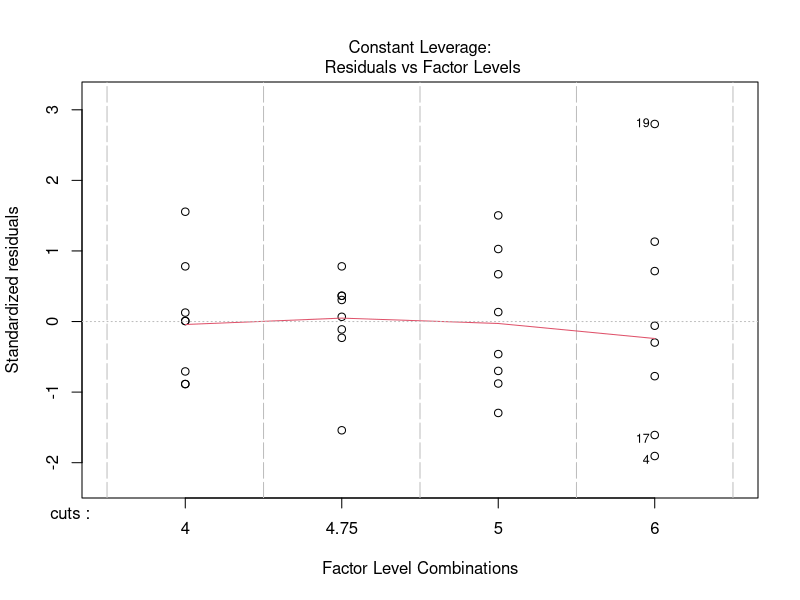
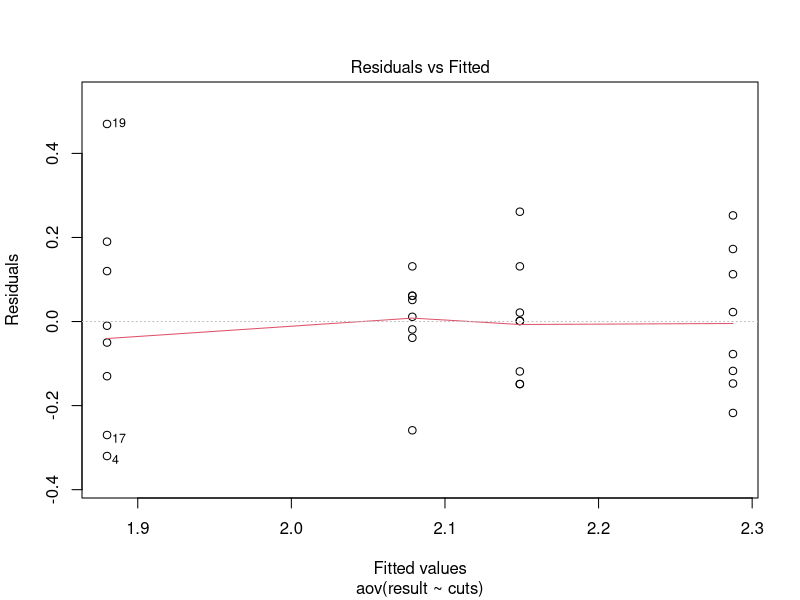
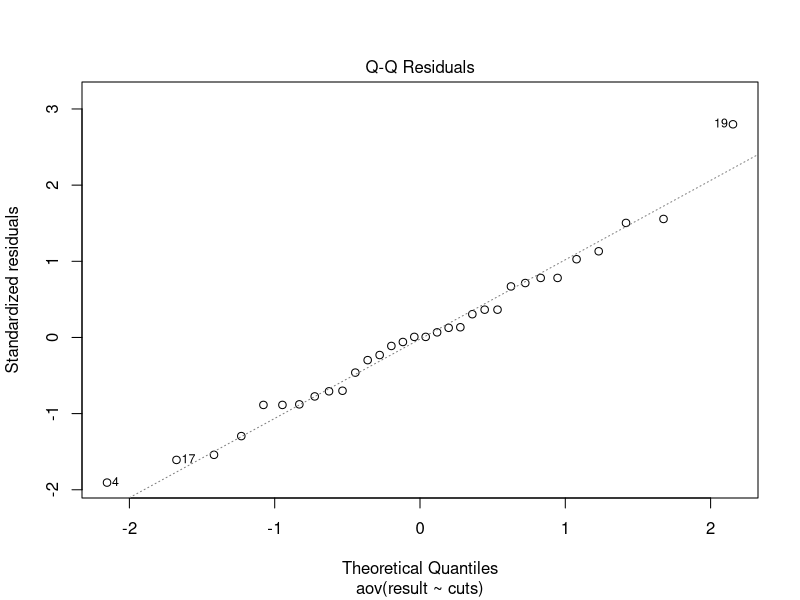
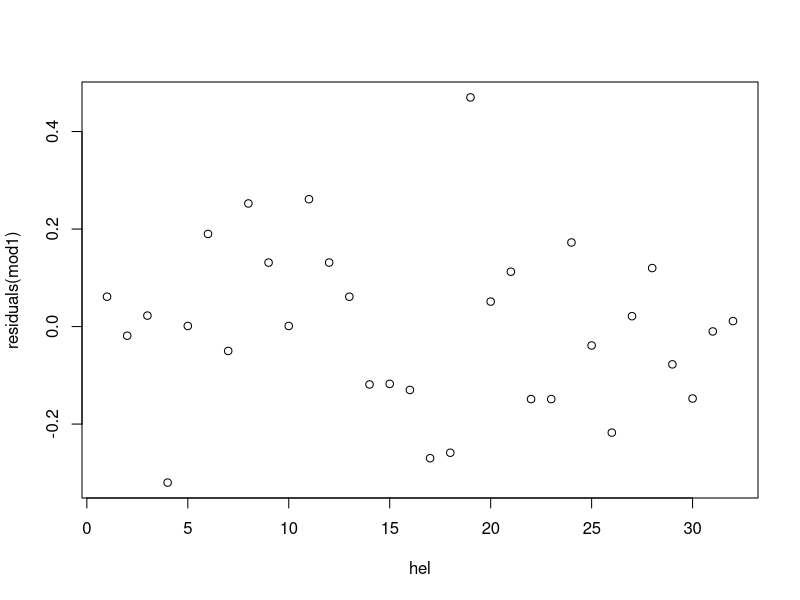

Reproduce these figures in R, in order. (Note: this script raises an error after producing the figures.)
# EXPERIMENTAL DESIGN

# OVERVIEW
# Introduction
# Explaing briefly what is experimental desi


# Experimental Design: the model is just a tool

## Objectivs: 
## 


# Real Life Example: Paper Helicopters
## Objectivs: Define the goals of your experiment
## 


# Questions 
# The experimental unit is the single helicopter
# Replicates are the different experimental unit with different cut. Duplicates are essentially 
# the same experimental unit
# The treatment factor is the amount of centimeters we cut from the blades
# Lurking variables could be: the wind in that specific moment, the different weight of the paper
# any minimal difference in the height from which you leave the helicopter to fly;
# Randomization could be important since we can assess if the differences in the time to fly can be really affected
# by the differences in the cut level of the paper

# Let's create a randomized list of experiments for examining four wing lengths of 4, 4.75, 5.5, 6 with eight replicate
# experiment at each level.

setwd("C:/Users/SP453RH/Desktop/R_Experimental_Design")

# Create the plan (exported to .txt)
set.seed(1)
f <- factor(rep(c(4, 4.75, 5.5, 6), each = 8))
fac <- sample(f, 32)
eu <- 1:32
plan <- data.frame(hel=eu, cuts=fac)
write.csv(plan, file="Plan.csv", row.names=FALSE)

# After the run of the experiment, we collect the data and import
# the Dataser
helicop <- read.table("Plan.txt", sep=",", header=T)
str(helicop)
helicop$cuts <- as.factor(helicop$cuts)
str(helicop)
helicop

# We run the ANOVA test
mod1 <- aov(result ~ cuts, data=helicop)
summary(mod1)

# From the ANOVA table we can conclude that we have
# significative differences among the means of the result 
# among the levels of cut applied to the blades.


# ---

plot(mod1, which=5)
plot(mod1, which=1)
plot(mod1, which=2)
plot(residuals(mod1)~ hel, data=helicop)
# From the plot showed above we can see that 
# the variability in the Std.Residuals vs. Factor Level Comb
# show an (even slightly) different variability in the errors.


# ---

library(MASS)
bc <- boxcox(mod1)
lambda <- bc$x[which.max(bc$y)]
lambda
# We look at with box-cox transformation 
# to see which is the normalizing parameter that
# could affect the variance of our error

#---

tres <- transform(helicop, tres=result^(1.757576))
helicop <- data.frame(helicop, tres)
mod2 <- aov(tres ~ cuts, data=helicop)
summary(mod2)
# Even if the result suggester to put 1.75 as lambda,
# we did not see significative improvement in the 
# P value of our anova test

#---

contrasts(helicop$cuts) <- contr.poly(4)
contrasts(helicop$cuts) 

mod3 <- aov(result ~ cuts, helicop)
summary.lm(mod3)
# From the result of the model above there a significative
# linear, quadratic and cubic trend.


# Example Constraints Table
con <- matrix(c(1, -1/3, -1/3, -1/3, 0, 1, -1, 0,
                + 0, 0, 1, -1 ), 4, 3 )
L <- t(con)
rownames(L) <- c("Nome1", "Nome2", "Nome3")

# N.B. In this case use fit.contrast


